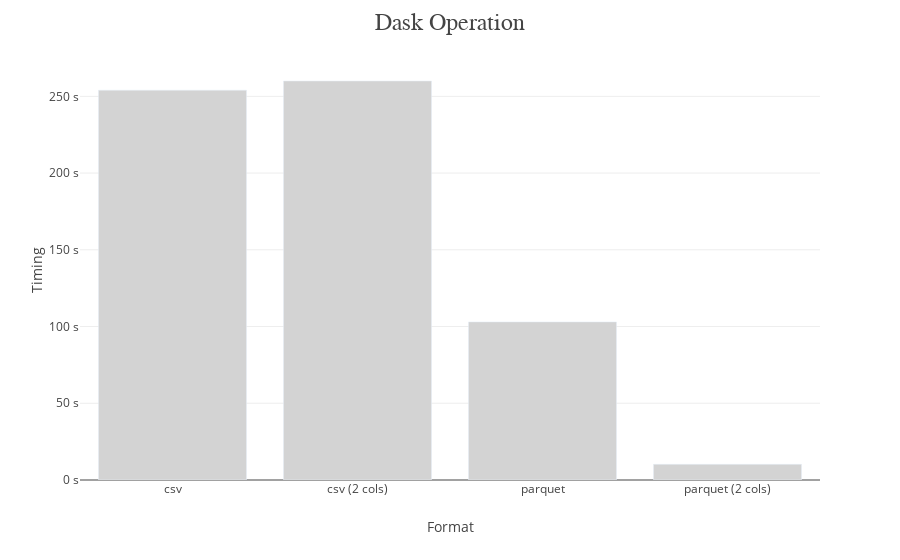

The code cell stored with this chart in its notebook:
### Code cell
fig = px.bar(df, x="Format",y="Timing")

fig.update_traces(marker={"color":"lightgrey"})\
   .update_layout(title="Dask Operation",
                  title_x=0.5,yaxis_ticksuffix = ' s',
                  template=large_rockwell_template)
fig.show()

### Figure 1 — Plotly figure (JSON) as saved in the notebook; plotly's stock layout.template omitted (floating-point values rounded to 4 significant figures)
{"data": [{"alignmentgroup": "True", "hovertemplate": "Format=%{x}<br>Timing=%{y}<extra></extra>", "legendgroup": "", "marker": {"color": "lightgrey"}, "name": "", "offsetgroup": "", "orientation": "v", "showlegend": false, "textposition": "auto", "type": "bar", "x": ["csv", "csv (2 cols)", "parquet", "parquet (2 cols)"], "xaxis": "x", "y": [254, 260, 103, 10.2], "yaxis": "y"}], "layout": {"autosize": true, "barmode": "relative", "legend": {"tracegroupgap": 0}, "margin": {"t": 60}, "title": {"text": "Dask Operation", "x": 0.5}, "xaxis": {"anchor": "y", "autorange": true, "domain": [0, 1], "range": [-0.5, 3.5], "title": {"text": "Format"}, "type": "category"}, "yaxis": {"anchor": "x", "autorange": true, "domain": [0, 1], "range": [0, 273.7], "ticksuffix": " s", "title": {"text": "Timing"}, "type": "linear"}}}
